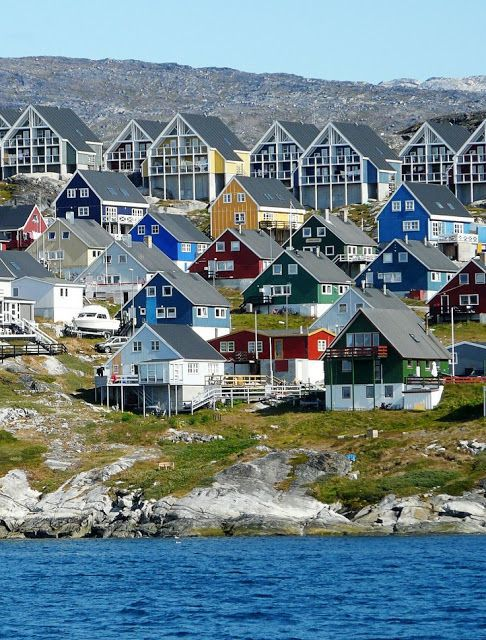
//> input picture opencv3/ch9/ch9/7.jpg, 486 x 640 px
$ ./tx_cornerHarris   (built with g++ and OpenCV 4)
//> lines starting //> are read from the running program, lines starting //| are printed output that depends on the picture; after the words box and inside, x2 and y2 are one past the last pixel; in counts of white or black regions, pixels touching at a corner belong together
#include <opencv2/opencv.hpp>
#include "opencv2/highgui/highgui.hpp"
#include "opencv2/imgproc/imgproc.hpp"
using namespace cv;
using namespace std;


//-----------------------------------【宏定义部分】--------------------------------------------
//  描述：定义一些辅助宏
//------------------------------------------------------------------------------------------------
#define WINDOW_NAME1 "【程序窗口1】"        //为窗口标题定义的宏
#define WINDOW_NAME2 "【程序窗口2】"        //为窗口标题定义的宏

//-----------------------------------【全局变量声明部分】--------------------------------------
//		描述：全局变量声明
//-----------------------------------------------------------------------------------------------
Mat g_srcImage, g_srcImage1, g_grayImage;
int thresh = 30; //当前阈值
int max_thresh = 175; //最大阈值


//-----------------------------------【全局函数声明部分】--------------------------------------
//		描述：全局函数声明
//-----------------------------------------------------------------------------------------------
void on_CornerHarris(int, void*);//回调函数
static void ShowHelpText();

//-----------------------------------【main( )函数】--------------------------------------------
//		描述：控制台应用程序的入口函数，我们的程序从这里开始执行
//-----------------------------------------------------------------------------------------------
int main(int argc, char** argv)
{
	//【0】改变console字体颜色
	system("color 3F");

	//【0】显示帮助文字
	ShowHelpText();

	//【1】载入原始图并进行克隆保存
	g_srcImage = imread("7.jpg", 1);
//> g_srcImage is the input picture: 640 rows x 486 cols, CV_8UC3; mean B, G, R 136.3, 129.7, 109.6
	if (!g_srcImage.data) { printf("读取图片错误，请确定目录下是否有imread函数指定的图片存在~！ \n"); return false; }
	imshow("原始图", g_srcImage);
	g_srcImage1 = g_srcImage.clone();

	//【2】存留一张灰度图
	cvtColor(g_srcImage1, g_grayImage, COLOR_BGR2GRAY);
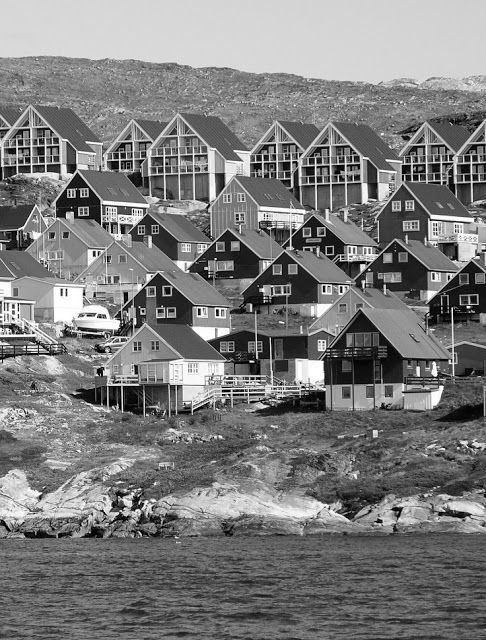
//> g_grayImage: 640 rows x 486 cols, CV_8UC1; min 0, max 255, mean 124.4

	//【3】创建窗口和滚动条
	namedWindow(WINDOW_NAME1, WINDOW_AUTOSIZE);
	createTrackbar("阈值: ", WINDOW_NAME1, &thresh, max_thresh, on_CornerHarris);

	//【4】调用一次回调函数，进行初始化
	on_CornerHarris(0, 0);

	waitKey(0);
	return(0);
}

//-----------------------------------【on_HoughLines( )函数】--------------------------------
//		描述：回调函数
//----------------------------------------------------------------------------------------------

void on_CornerHarris(int, void*)
{
	//---------------------------【1】定义一些局部变量-----------------------------
	Mat dstImage;//目标图
	Mat normImage;//归一化后的图
	Mat scaledImage;//线性变换后的八位无符号整型的图

	//---------------------------【2】初始化---------------------------------------
	//置零当前需要显示的两幅图，即清除上一次调用此函数时他们的值
	dstImage = Mat::zeros(g_srcImage.size(), CV_32FC1);
	g_srcImage1 = g_srcImage.clone();

	//---------------------------【3】正式检测-------------------------------------
	//进行角点检测
	cornerHarris(g_grayImage, dstImage, 2, 3, 0.04, BORDER_DEFAULT);
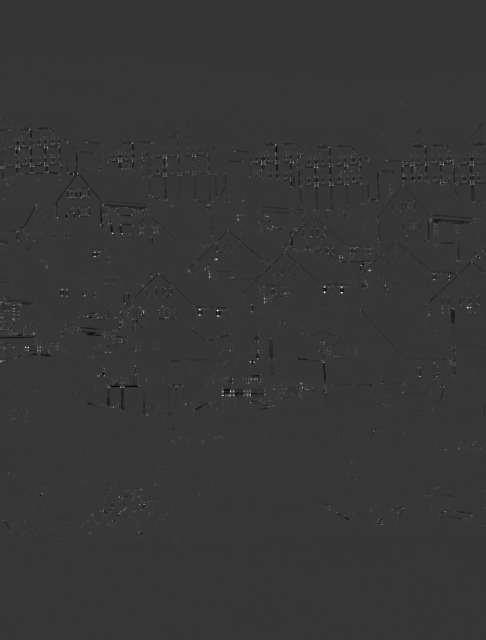
//> dstImage: 640 rows x 486 cols, CV_32FC1; min -0.0193, max 0.0701, mean 1.27e-05; drawn with min black and max white

	// 归一化与转换
	normalize(dstImage, normImage, 0, 255, NORM_MINMAX, CV_32FC1, Mat());
	convertScaleAbs(normImage, scaledImage);//将归一化后的图线性变换成8位无符号整型

	//---------------------------【4】进行绘制-------------------------------------
	// 将检测到的，且符合阈值条件的角点绘制出来
	for (int j = 0; j < normImage.rows; j++)
	{
		for (int i = 0; i < normImage.cols; i++)
		{
			if ((int)normImage.at<float>(j, i) > thresh + 80)
			{
				circle(g_srcImage1, Point(i, j), 5, Scalar(10, 10, 255), 2, 8, 0);
				circle(scaledImage, Point(i, j), 5, Scalar(0, 10, 255), 2, 8, 0);
			}
		}
	}
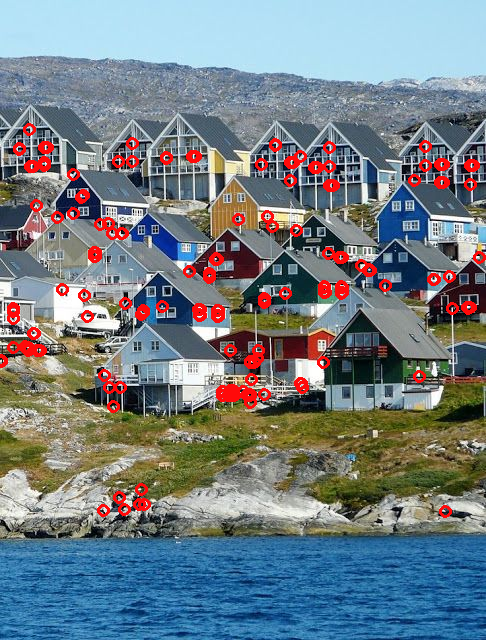
//> g_srcImage1: 640 rows x 486 cols, CV_8UC3; 3.49% of pixels changed, all inside (x1, y1, x2, y2) = (0, 123, 486, 518)
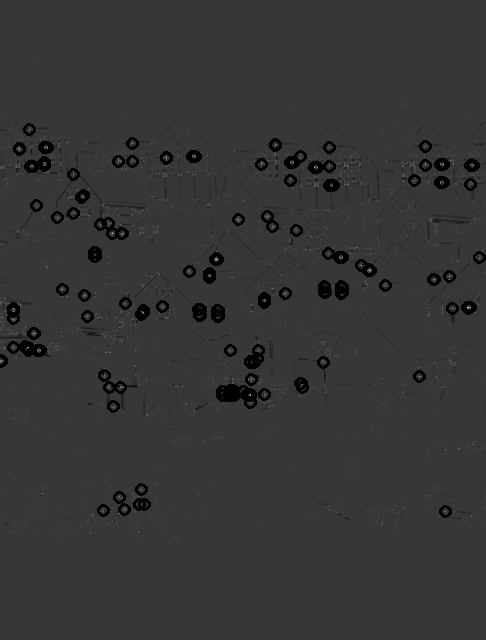
//> scaledImage: 640 rows x 486 cols, CV_8UC1; min 0, max 238, mean 53.1
	//---------------------------【4】显示最终效果---------------------------------
	imshow(WINDOW_NAME1, g_srcImage1);
	imshow(WINDOW_NAME2, scaledImage);

}

//-----------------------------------【ShowHelpText( )函数】----------------------------------
//		描述：输出一些帮助信息
//----------------------------------------------------------------------------------------------
static void ShowHelpText()
{
	//输出欢迎信息和OpenCV版本
	printf("\n\n\t\t\t非常感谢购买《OpenCV3编程入门》一书！\n");
	printf("\n\n\t\t\t此为本书OpenCV3版的第86个配套示例程序\n");
	printf("\n\n\t\t\t   当前使用的OpenCV版本为：" CV_VERSION);
	printf("\n\n  ----------------------------------------------------------------------------\n");
	//输出一些帮助信息
	printf("\n\n\n\t【欢迎来到Harris角点检测示例程序~】\n\n");
	printf("\n\t请调整滚动条观察图像效果~\n\n");
}

$ run again, with opencv3/ch9/ch9/1.jpg copied over opencv3/ch9/ch9/7.jpg
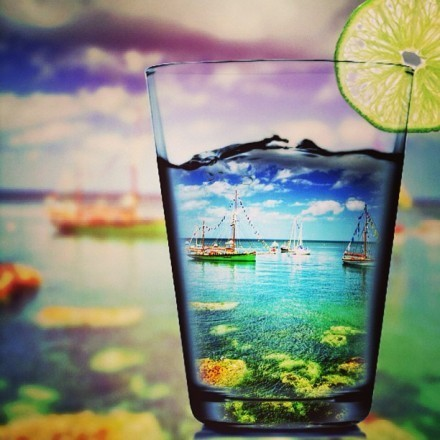
//> input picture opencv3/ch9/ch9/1.jpg, 440 x 440 px
//> g_srcImage is the input picture: 440 rows x 440 cols, CV_8UC3; mean B, G, R 128.3, 143.8, 137.1
//> after the loop in on_CornerHarris, `for (int j = 0; j < normImage.rows; j++)`:
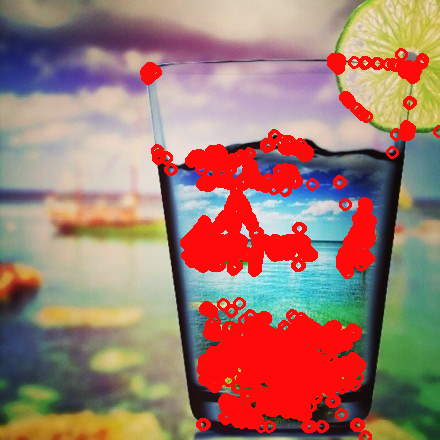
//> g_srcImage1: 440 rows x 440 cols, CV_8UC3; 16.41% of pixels changed, all inside (x1, y1, x2, y2) = (140, 48, 440, 440)
//> after the loop in on_CornerHarris, `for (int j = 0; j < normImage.rows; j++)`:
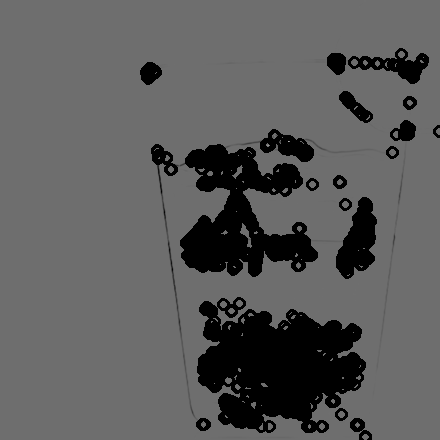
//> scaledImage: 440 rows x 440 cols, CV_8UC1; min 0, max 180, mean 91.8

$ run again, with opencv3/ch9/ch9/2.jpg copied over opencv3/ch9/ch9/7.jpg
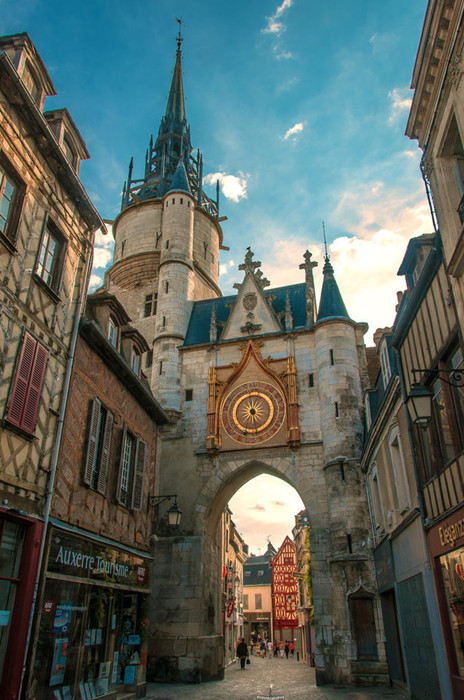
//> input picture opencv3/ch9/ch9/2.jpg, 464 x 700 px
//> g_srcImage is the input picture: 700 rows x 464 cols, CV_8UC3; mean B, G, R 96.4, 102.6, 91.3
//> after the loop in on_CornerHarris, `for (int j = 0; j < normImage.rows; j++)`:
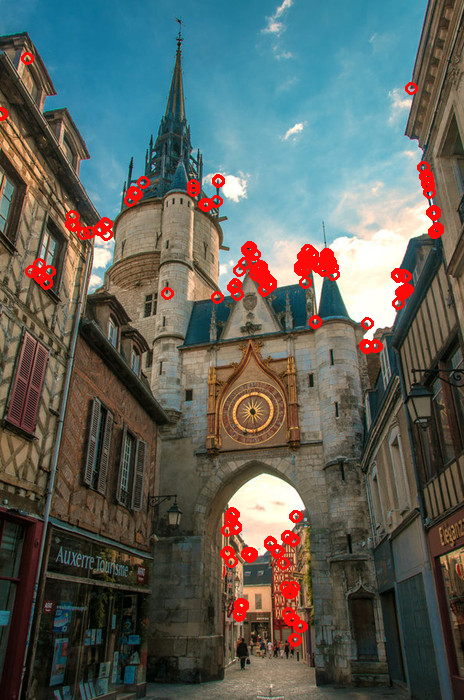
//> g_srcImage1: 700 rows x 464 cols, CV_8UC3; 2.74% of pixels changed, all inside (x1, y1, x2, y2) = (0, 52, 444, 647)
//> after the loop in on_CornerHarris, `for (int j = 0; j < normImage.rows; j++)`:
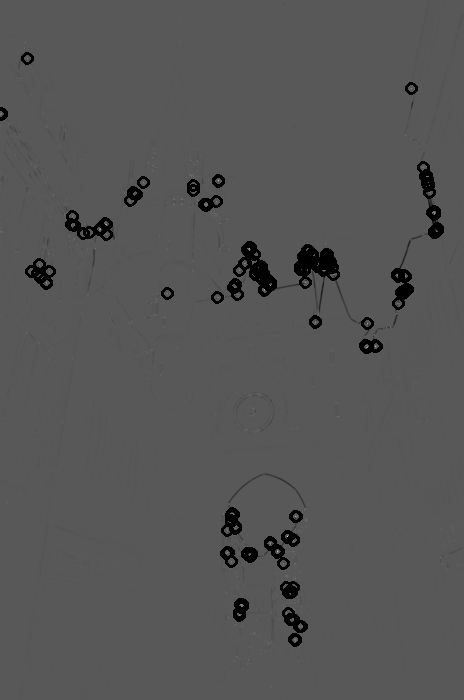
//> scaledImage: 700 rows x 464 cols, CV_8UC1; min 0, max 233, mean 85.3
